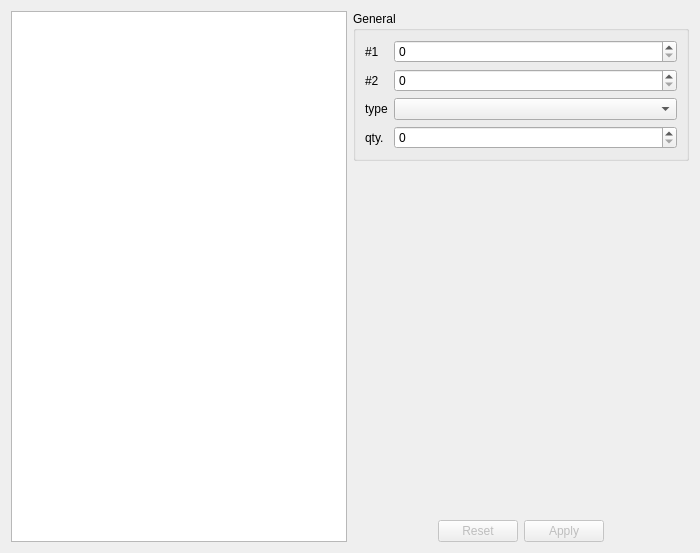
<?xml version="1.0" encoding="UTF-8"?>
<ui version="4.0">
 <class>ItemTab</class>
 <widget class="QWidget" name="ItemTab">
  <property name="geometry">
   <rect>
    <x>0</x>
    <y>0</y>
    <width>700</width>
    <height>553</height>
   </rect>
  </property>
  <property name="windowTitle">
   <string>Form</string>
  </property>
  <layout class="QVBoxLayout" name="verticalLayout_3">
   <item>
    <layout class="QHBoxLayout" name="horizontalLayout">
     <item>
      <widget class="QListWidget" name="listWidget">
       <property name="minimumSize">
        <size>
         <width>200</width>
         <height>0</height>
        </size>
       </property>
      </widget>
     </item>
     <item>
      <layout class="QVBoxLayout" name="verticalLayout">
       <item>
        <layout class="QHBoxLayout" name="horizontalLayout_7">
         <item>
          <widget class="QGroupBox" name="groupBox_4">
           <property name="title">
            <string>General</string>
           </property>
           <layout class="QVBoxLayout" name="verticalLayout_2">
            <item>
             <layout class="QFormLayout" name="formLayout">
              <item row="0" column="0">
               <widget class="QLabel" name="label">
                <property name="text">
                 <string>#1</string>
                </property>
               </widget>
              </item>
              <item row="0" column="1">
               <widget class="QSpinBox" name="num1SB">
                <property name="maximum">
                 <number>65535</number>
                </property>
               </widget>
              </item>
              <item row="1" column="0">
               <widget class="QLabel" name="label_2">
                <property name="text">
                 <string>#2</string>
                </property>
               </widget>
              </item>
              <item row="1" column="1">
               <widget class="QSpinBox" name="num2SB">
                <property name="maximum">
                 <number>65535</number>
                </property>
               </widget>
              </item>
              <item row="2" column="0">
               <widget class="QLabel" name="label_3">
                <property name="text">
                 <string>type</string>
                </property>
               </widget>
              </item>
              <item row="2" column="1">
               <widget class="QComboBox" name="itemCB">
                <property name="minimumSize">
                 <size>
                  <width>180</width>
                  <height>0</height>
                 </size>
                </property>
               </widget>
              </item>
              <item row="4" column="0">
               <widget class="QLabel" name="label_7">
                <property name="text">
                 <string>qty.</string>
                </property>
               </widget>
              </item>
              <item row="4" column="1">
               <widget class="QSpinBox" name="countSB">
                <property name="minimum">
                 <number>0</number>
                </property>
               </widget>
              </item>
             </layout>
            </item>
           </layout>
          </widget>
         </item>
        </layout>
       </item>
       <item>
        <spacer name="verticalSpacer">
         <property name="orientation">
          <enum>Qt::Vertical</enum>
         </property>
         <property name="sizeHint" stdset="0">
          <size>
           <width>20</width>
           <height>40</height>
          </size>
         </property>
        </spacer>
       </item>
       <item>
        <layout class="QHBoxLayout" name="horizontalLayout_3">
         <item>
          <spacer name="horizontalSpacer">
           <property name="orientation">
            <enum>Qt::Horizontal</enum>
           </property>
           <property name="sizeHint" stdset="0">
            <size>
             <width>40</width>
             <height>20</height>
            </size>
           </property>
          </spacer>
         </item>
         <item>
          <widget class="QPushButton" name="resetButton">
           <property name="enabled">
            <bool>false</bool>
           </property>
           <property name="text">
            <string>Reset</string>
           </property>
          </widget>
         </item>
         <item>
          <widget class="QPushButton" name="applyButton">
           <property name="enabled">
            <bool>false</bool>
           </property>
           <property name="text">
            <string>Apply</string>
           </property>
          </widget>
         </item>
         <item>
          <spacer name="horizontalSpacer_2">
           <property name="orientation">
            <enum>Qt::Horizontal</enum>
           </property>
           <property name="sizeHint" stdset="0">
            <size>
             <width>40</width>
             <height>20</height>
            </size>
           </property>
          </spacer>
         </item>
        </layout>
       </item>
      </layout>
     </item>
    </layout>
   </item>
  </layout>
 </widget>
 <resources/>
 <connections/>
</ui>
